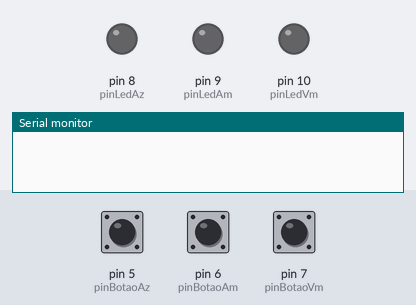
The sketch below on a simulated Arduino Uno, built with avr-gcc and run on an emulated ATmega328P. Parts: output pins drawn as LEDs (lit = HIGH), the last lines printed to the serial monitor. Dashed ring = blinking. The inputs (shaded band) are chosen by the test bench; at power-on: pin 6 (pinBotaoAm) HIGH, pin 5 (pinBotaoAz) HIGH, pin 7 (pinBotaoVm) HIGH.

Above: at 1.2 s.
1.3 s: pin 6 (pinBotaoAm) pulled LOW for 0.15 s
At 1.59 s:
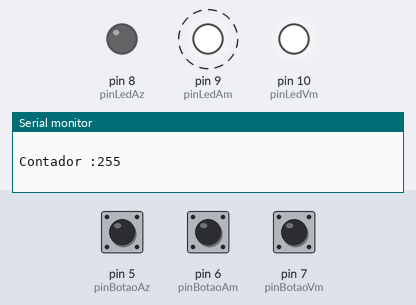
4.3 s: pin 5 (pinBotaoAz) pulled LOW for 0.15 s
At 5.5 s:
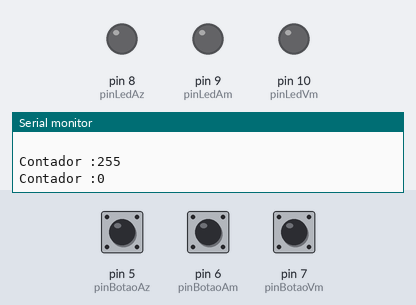
5.9 s: pin 6 (pinBotaoAm) pulled LOW for 1 s
At 6.2 s:
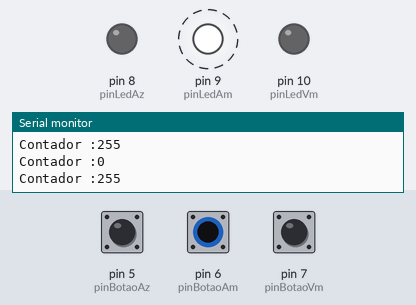
8.9 s: pin 5 (pinBotaoAz) pulled LOW for 1 s
At 9.9 s:
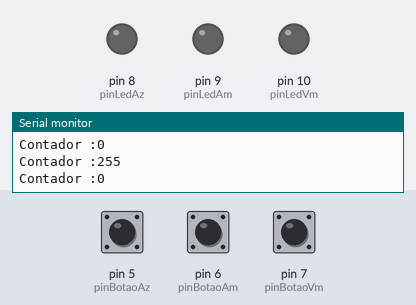
Timing chart, 0 to 11.9 s (numbered marks = the images above; inputs shaded):
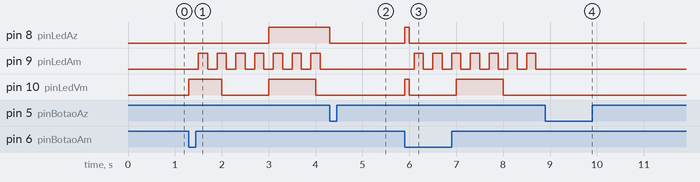

The sketch:

sketch.ino
```cpp
/*
  Curso de Arduino .NET - Flávio Guimarães
  CANAL: Brincando com Ideias - https://www.youtube.com/c/BrincandocomIdeias
  SITE: https://www.brincandocomideias.com/
  Autor:  Argênio Silveira
  Link:   https://wokwi.com/arduino/projects/314243845403443776
  MODULO: Módulo 4 - Programação avançada (10 aulas)
  SKETCH: 01 - Aula 23 - Comunicação Serial UART (Rx Tx) - Exercicio Aula 22
*/
class PushButton {
  public:
    PushButton(byte pinBotao,int tempoDebounce = 200);
    void button_loop();
    bool Pressed();
  private:
    unsigned long debounceBotao;
    bool estadoBotaoAnt = HIGH;
    bool apertado = false;
    byte pinButton;
    int tempoButton;
};
PushButton::PushButton(byte pinBotao,int tempoDebounce) {
  pinMode(pinBotao, INPUT_PULLUP);
  pinButton = pinBotao;
  tempoButton = tempoDebounce;
}

void PushButton::button_loop() {
  bool estadoBotao = digitalRead(pinButton);
  apertado = false;
  if ((millis() - debounceBotao) > tempoButton){
    if (!estadoBotao && estadoBotaoAnt) {
      apertado = true;
      debounceBotao = millis();
    }
  }
  estadoBotaoAnt = estadoBotao;
}

bool PushButton::Pressed(){
  return apertado;
}
#include "PiscaLed.h"

#define pinLedVm 10
#define pinLedAm 9
#define pinLedAz 8
#define pinBotaoVm 7
#define pinBotaoAm 6
#define pinBotaoAz 5

byte contador = 0;

PushButton BotaoVM (pinBotaoVm);
PushButton BotaoAM (pinBotaoAm);
PushButton BotaoAZ (pinBotaoAz);
PiscaLed LedVm (pinLedVm, 1000);
PiscaLed LedAm (pinLedAm, 200);
PiscaLed LedAz (pinLedAz, 3000);

void setup() {
  Serial.begin(9600);
  Serial.println(" ");
}

void loop() {
  LedVm.loop();
  LedAm.loop();
  LedAz.loop();

  BotaoVM.button_loop();
  BotaoAM.button_loop();
  BotaoAZ.button_loop();

  if (BotaoVM.Pressed()) {
    contador++;
    Serial.print("Contador :");
    Serial.println(contador);
  }

  if (BotaoAM.Pressed()) {
    contador--;
    Serial.print("Contador :");
    Serial.println(contador);
  }

  if (BotaoAZ.Pressed()) {
    contador = 0;
    Serial.print("Contador :");
    Serial.println(contador);
  }

  if (contador >= 5) {
    LedVm.play();
  } else {
    LedVm.stop();
  }

  if (contador >= 10) {
    LedAm.play();
  } else {
    LedAm.stop();
  }

  if (contador >= 15) {
    LedAz.play();
  } else {
    LedAz.stop();
  }
}
```

PiscaLed.cpp
```cpp
#include "PiscaLed.h"

#include <stdio.h>
#include <string.h>
#include <inttypes.h>
#include "Arduino.h">

PiscaLed::PiscaLed (byte pinLED, int tempoPisca){
  pinMode(pinLED, OUTPUT);
  pinLed = pinLED;
  tempoLed = tempoPisca;
  estadoPisca = false;
}
void PiscaLed::loop() {
  if (estadoPisca) {
    if ((millis() - delayPisca) < tempoLed) {
      digitalWrite(pinLed, LOW);
    } else if ((millis() - delayPisca) < (tempoLed * 2) ){
      digitalWrite(pinLed, HIGH);
    } else {
      delayPisca = millis();
    }
  } else {
    digitalWrite(pinLed, LOW);
  }
}
void PiscaLed::play() {
  estadoPisca = true;
  //delayPisca = millis(); // Se deicho ativado como na aula o codigo não funciona
}
void PiscaLed::stop () {
  estadoPisca = false;
  digitalWrite(pinLed, LOW);
}
```

PiscaLed.h
```cpp
#ifndef PushButton_h
#define PushButton_h

#include "Arduino.h"

class PiscaLed {
  public:
    PiscaLed (byte pinLED, int tempoPisca = 1000);
    void loop();
    void play();
    void stop();
  private:
    unsigned long delayPisca;
    bool estadoPisca;
    byte pinLed;
    int tempoLed;
};

#endif
```

Measured:
- after the input at 1.3 s, pin 8 (pinLedAz): LOW → HIGH after 1.7 s; pin 9 (pinLedAm): alternates HIGH for 0.20 s and LOW for 0.20 s, starting after 0.20 s; pin 10 (pinLedVm): LOW → HIGH at once, → LOW 0.70 s later, → HIGH 1.0 s later, → LOW 1.0 s later
- after the input at 4.3 s, pin 8 (pinLedAz): HIGH → LOW at once; pin 9 (pinLedAm): stops changing and stays LOW; pin 10 (pinLedVm): stays LOW (without the input it goes to HIGH after 0.70 s)
- after the input at 5.9 s, pin 8 (pinLedAz): LOW → HIGH at once, → LOW 0.10 s later; pin 9 (pinLedAm): alternates HIGH for 0.20 s and LOW for 0.20 s, starting after 0.20 s; pin 10 (pinLedVm): LOW → HIGH at once, → LOW 0.10 s later, → HIGH 1.0 s later, → LOW 1.0 s later
- after the input at 8.9 s, pin 8 (pinLedAz): stays LOW (without the input it goes to HIGH after 0.10 s); pin 9 (pinLedAm), pin 10 (pinLedVm): stops changing and stays LOW
